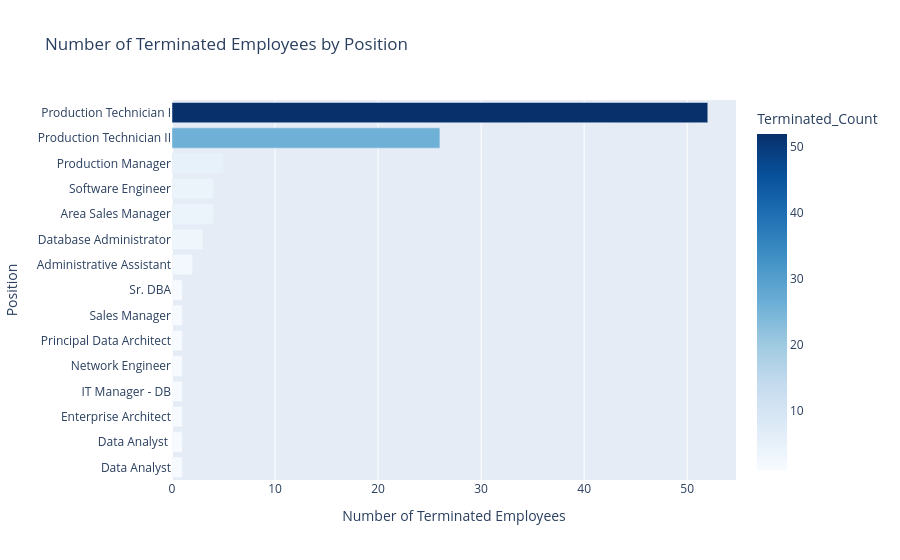

Write notebook code for a chart like this one.
### Code cell
import plotly.express as px

# Group by Position for terminated employees
terminated_counts = df[df['Termd'] == 1].groupby('Position')['Employee_Name'].count().reset_index()
terminated_counts.rename(columns={'Employee_Name':'Terminated_Count'}, inplace=True)

# Create bar chart
fig = px.bar(
    terminated_counts,
    x='Terminated_Count',
    y='Position',
    orientation='h',  # Horizontal bars
    color='Terminated_Count',
    color_continuous_scale='Blues',
    title='Number of Terminated Employees by Position'
)

fig.update_layout(
    xaxis_title='Number of Terminated Employees',
    yaxis_title='Position',
    yaxis={'categoryorder':'total ascending'}  # Sort bars by count
)

fig.show()

### Figure 1 — Plotly figure (JSON) as saved in the notebook; plotly's stock layout.template omitted (floating-point values rounded to 4 significant figures)
{"data": [{"alignmentgroup": "True", "hovertemplate": "Terminated_Count=%{marker.color}<br>Position=%{y}<extra></extra>", "legendgroup": "", "marker": {"color": [2, 4, 1, 1, 3, 1, 1, 1, 1, 5, 52, 26, 1, 4, 1], "coloraxis": "coloraxis", "pattern": {"shape": ""}}, "name": "", "offsetgroup": "", "orientation": "h", "showlegend": false, "textposition": "auto", "type": "bar", "x": [2, 4, 1, 1, 3, 1, 1, 1, 1, 5, 52, 26, 1, 4, 1], "xaxis": "x", "y": ["Administrative Assistant", "Area Sales Manager", "Data Analyst", "Data Analyst ", "Database Administrator", "Enterprise Architect", "IT Manager - DB", "Network Engineer", "Principal Data Architect", "Production Manager", "Production Technician I", "Production Technician II", "Sales Manager", "Software Engineer", "Sr. DBA"], "yaxis": "y"}], "layout": {"barmode": "relative", "coloraxis": {"colorbar": {"title": {"text": "Terminated_Count"}}, "colorscale": [[0, "rgb(247,251,255)"], [0.125, "rgb(222,235,247)"], [0.25, "rgb(198,219,239)"], [0.375, "rgb(158,202,225)"], [0.5, "rgb(107,174,214)"], [0.625, "rgb(66,146,198)"], [0.75, "rgb(33,113,181)"], [0.875, "rgb(8,81,156)"], [1, "rgb(8,48,107)"]]}, "legend": {"tracegroupgap": 0}, "title": {"text": "Number of Terminated Employees by Position"}, "xaxis": {"anchor": "y", "domain": [0, 1], "title": {"text": "Number of Terminated Employees"}}, "yaxis": {"anchor": "x", "categoryorder": "total ascending", "domain": [0, 1], "title": {"text": "Position"}}}}
